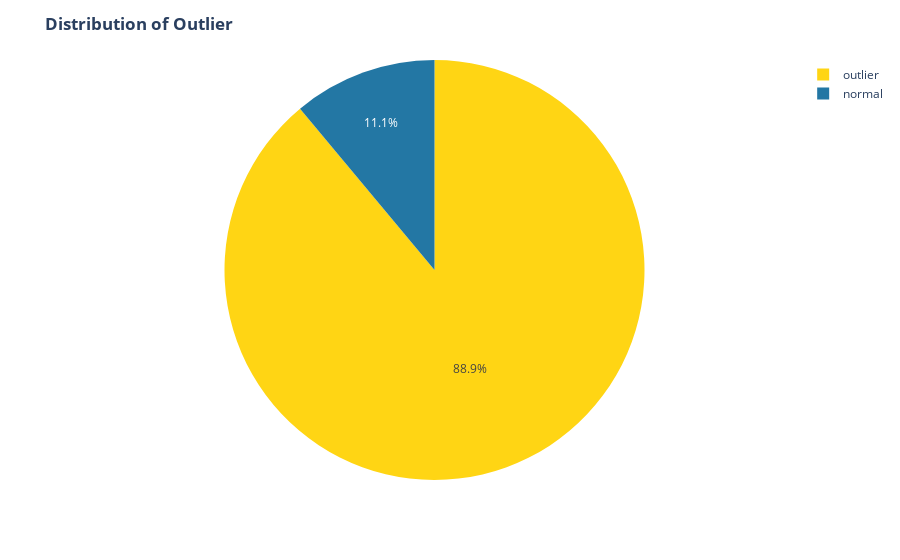

Write notebook code for a chart like this one.
### Code cell
fig = px.pie(frame, names = frame["outlier_price"], color = frame["outlier_price"],
             color_discrete_map={'normal': '#2377a4', 'outlier': '#ffd514'})

fig.update_layout(title = "<b>Distribution of Outlier</b>")

fig.show()

### Figure 1 — Plotly figure (JSON) as saved in the notebook; plotly's stock layout.template omitted (floating-point values rounded to 4 significant figures; data arrays with more than 128 entries replaced by an {"elided": "..."} marker saying what was removed)
{"data": [{"customdata": {"elided": "15635x1 str values"}, "domain": {"x": [0, 1], "y": [0, 1]}, "hovertemplate": "outlier_price=%{customdata[0]}<extra></extra>", "labels": {"elided": "15635 str values"}, "legendgroup": "", "marker": {"colors": {"elided": "15635 str values"}}, "name": "", "showlegend": true, "type": "pie"}], "layout": {"legend": {"tracegroupgap": 0}, "margin": {"t": 60}, "title": {"text": "<b>Distribution of Outlier</b>"}}}
